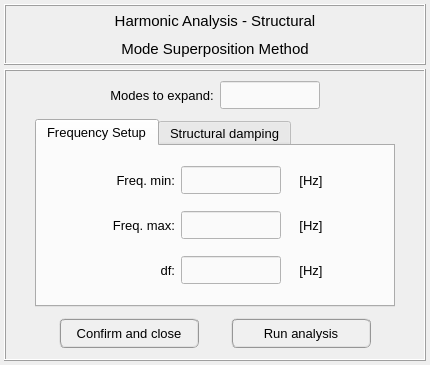
<?xml version="1.0" encoding="UTF-8"?>
<ui version="4.0">
 <class>Dialog</class>
 <widget class="QDialog" name="Dialog">
  <property name="windowModality">
   <enum>Qt::NonModal</enum>
  </property>
  <property name="geometry">
   <rect>
    <x>0</x>
    <y>0</y>
    <width>430</width>
    <height>365</height>
   </rect>
  </property>
  <property name="sizePolicy">
   <sizepolicy hsizetype="Fixed" vsizetype="Fixed">
    <horstretch>0</horstretch>
    <verstretch>0</verstretch>
   </sizepolicy>
  </property>
  <property name="minimumSize">
   <size>
    <width>430</width>
    <height>360</height>
   </size>
  </property>
  <property name="maximumSize">
   <size>
    <width>430</width>
    <height>365</height>
   </size>
  </property>
  <property name="contextMenuPolicy">
   <enum>Qt::DefaultContextMenu</enum>
  </property>
  <property name="windowTitle">
   <string>Harmonic analysis setup</string>
  </property>
  <property name="windowIcon">
   <iconset>
    <normaloff>../../../../../../../Downloads/load - Copia.png</normaloff>../../../../../../../Downloads/load - Copia.png</iconset>
  </property>
  <property name="whatsThis">
   <string/>
  </property>
  <layout class="QGridLayout" name="gridLayout_2">
   <property name="leftMargin">
    <number>4</number>
   </property>
   <property name="topMargin">
    <number>4</number>
   </property>
   <property name="rightMargin">
    <number>4</number>
   </property>
   <property name="bottomMargin">
    <number>4</number>
   </property>
   <property name="spacing">
    <number>4</number>
   </property>
   <item row="0" column="0">
    <widget class="QFrame" name="frame_3">
     <property name="minimumSize">
      <size>
       <width>300</width>
       <height>61</height>
      </size>
     </property>
     <property name="maximumSize">
      <size>
       <width>430</width>
       <height>61</height>
      </size>
     </property>
     <property name="frameShape">
      <enum>QFrame::Box</enum>
     </property>
     <property name="frameShadow">
      <enum>QFrame::Raised</enum>
     </property>
     <property name="lineWidth">
      <number>1</number>
     </property>
     <layout class="QGridLayout" name="gridLayout">
      <property name="leftMargin">
       <number>2</number>
      </property>
      <property name="topMargin">
       <number>2</number>
      </property>
      <property name="rightMargin">
       <number>2</number>
      </property>
      <property name="bottomMargin">
       <number>2</number>
      </property>
      <property name="spacing">
       <number>2</number>
      </property>
      <item row="0" column="0">
       <widget class="QLabel" name="label_title">
        <property name="font">
         <font>
          <family>MS Shell Dlg 2</family>
          <pointsize>11</pointsize>
          <weight>50</weight>
          <italic>false</italic>
          <bold>false</bold>
         </font>
        </property>
        <property name="text">
         <string>Harmonic Analysis - Structural</string>
        </property>
        <property name="textFormat">
         <enum>Qt::AutoText</enum>
        </property>
        <property name="alignment">
         <set>Qt::AlignCenter</set>
        </property>
       </widget>
      </item>
      <item row="1" column="0">
       <widget class="QLabel" name="label_subtitle">
        <property name="font">
         <font>
          <family>MS Shell Dlg 2</family>
          <pointsize>11</pointsize>
          <weight>50</weight>
          <italic>false</italic>
          <bold>false</bold>
         </font>
        </property>
        <property name="text">
         <string>Mode Superposition Method</string>
        </property>
        <property name="textFormat">
         <enum>Qt::AutoText</enum>
        </property>
        <property name="alignment">
         <set>Qt::AlignCenter</set>
        </property>
       </widget>
      </item>
     </layout>
    </widget>
   </item>
   <item row="1" column="0">
    <widget class="QFrame" name="frame_2">
     <property name="frameShape">
      <enum>QFrame::Box</enum>
     </property>
     <property name="frameShadow">
      <enum>QFrame::Raised</enum>
     </property>
     <layout class="QGridLayout" name="gridLayout_9">
      <property name="topMargin">
       <number>6</number>
      </property>
      <property name="bottomMargin">
       <number>6</number>
      </property>
      <item row="0" column="0">
       <widget class="QFrame" name="frame_7">
        <property name="minimumSize">
         <size>
          <width>360</width>
          <height>36</height>
         </size>
        </property>
        <property name="maximumSize">
         <size>
          <width>360</width>
          <height>36</height>
         </size>
        </property>
        <property name="frameShape">
         <enum>QFrame::NoFrame</enum>
        </property>
        <property name="frameShadow">
         <enum>QFrame::Raised</enum>
        </property>
        <layout class="QGridLayout" name="gridLayout_8">
         <property name="leftMargin">
          <number>2</number>
         </property>
         <property name="topMargin">
          <number>2</number>
         </property>
         <property name="rightMargin">
          <number>2</number>
         </property>
         <property name="bottomMargin">
          <number>2</number>
         </property>
         <property name="horizontalSpacing">
          <number>6</number>
         </property>
         <property name="verticalSpacing">
          <number>2</number>
         </property>
         <item row="0" column="1">
          <widget class="QLabel" name="label_2">
           <property name="minimumSize">
            <size>
             <width>0</width>
             <height>28</height>
            </size>
           </property>
           <property name="maximumSize">
            <size>
             <width>16777215</width>
             <height>28</height>
            </size>
           </property>
           <property name="font">
            <font>
             <family>MS Shell Dlg 2</family>
             <pointsize>10</pointsize>
             <weight>50</weight>
             <italic>false</italic>
             <bold>false</bold>
            </font>
           </property>
           <property name="text">
            <string>Modes to expand:</string>
           </property>
           <property name="alignment">
            <set>Qt::AlignCenter</set>
           </property>
          </widget>
         </item>
         <item row="0" column="2">
          <widget class="QLineEdit" name="lineEdit_modes">
           <property name="minimumSize">
            <size>
             <width>100</width>
             <height>28</height>
            </size>
           </property>
           <property name="maximumSize">
            <size>
             <width>100</width>
             <height>28</height>
            </size>
           </property>
           <property name="font">
            <font>
             <family>MS Shell Dlg 2</family>
             <pointsize>10</pointsize>
             <weight>50</weight>
             <italic>false</italic>
             <bold>false</bold>
            </font>
           </property>
           <property name="styleSheet">
            <string notr="true">QLineEdit{color: rgb(0, 0, 0); background-color: rgb(250, 250, 250)}
QLineEdit:disabled{color: rgb(100, 100, 100); background-color: rgb(220, 220, 220)}</string>
           </property>
           <property name="alignment">
            <set>Qt::AlignCenter</set>
           </property>
          </widget>
         </item>
         <item row="0" column="3">
          <widget class="QFrame" name="frame_9">
           <property name="minimumSize">
            <size>
             <width>0</width>
             <height>28</height>
            </size>
           </property>
           <property name="maximumSize">
            <size>
             <width>16777215</width>
             <height>28</height>
            </size>
           </property>
           <property name="frameShape">
            <enum>QFrame::NoFrame</enum>
           </property>
           <property name="frameShadow">
            <enum>QFrame::Raised</enum>
           </property>
          </widget>
         </item>
         <item row="0" column="0">
          <widget class="QFrame" name="frame_10">
           <property name="frameShape">
            <enum>QFrame::NoFrame</enum>
           </property>
           <property name="frameShadow">
            <enum>QFrame::Raised</enum>
           </property>
          </widget>
         </item>
        </layout>
       </widget>
      </item>
      <item row="1" column="0">
       <widget class="QTabWidget" name="tabWidget">
        <property name="minimumSize">
         <size>
          <width>360</width>
          <height>188</height>
         </size>
        </property>
        <property name="maximumSize">
         <size>
          <width>360</width>
          <height>188</height>
         </size>
        </property>
        <property name="font">
         <font>
          <family>MS Shell Dlg 2</family>
          <pointsize>10</pointsize>
          <weight>50</weight>
          <italic>false</italic>
          <bold>false</bold>
         </font>
        </property>
        <property name="currentIndex">
         <number>0</number>
        </property>
        <widget class="QWidget" name="tab_2">
         <attribute name="title">
          <string>Frequency Setup</string>
         </attribute>
         <layout class="QGridLayout" name="gridLayout_5">
          <item row="2" column="3">
           <widget class="QLabel" name="label_26">
            <property name="minimumSize">
             <size>
              <width>48</width>
              <height>28</height>
             </size>
            </property>
            <property name="maximumSize">
             <size>
              <width>48</width>
              <height>28</height>
             </size>
            </property>
            <property name="font">
             <font>
              <pointsize>10</pointsize>
              <italic>false</italic>
             </font>
            </property>
            <property name="text">
             <string>[Hz]</string>
            </property>
            <property name="alignment">
             <set>Qt::AlignCenter</set>
            </property>
           </widget>
          </item>
          <item row="1" column="3">
           <widget class="QLabel" name="label_25">
            <property name="minimumSize">
             <size>
              <width>48</width>
              <height>28</height>
             </size>
            </property>
            <property name="maximumSize">
             <size>
              <width>48</width>
              <height>28</height>
             </size>
            </property>
            <property name="font">
             <font>
              <pointsize>10</pointsize>
              <italic>false</italic>
             </font>
            </property>
            <property name="text">
             <string>[Hz]</string>
            </property>
            <property name="alignment">
             <set>Qt::AlignCenter</set>
            </property>
           </widget>
          </item>
          <item row="2" column="2">
           <widget class="QLineEdit" name="lineEdit_step">
            <property name="minimumSize">
             <size>
              <width>100</width>
              <height>28</height>
             </size>
            </property>
            <property name="maximumSize">
             <size>
              <width>100</width>
              <height>28</height>
             </size>
            </property>
            <property name="font">
             <font>
              <family>MS Shell Dlg 2</family>
              <pointsize>10</pointsize>
              <weight>50</weight>
              <italic>false</italic>
              <bold>false</bold>
             </font>
            </property>
            <property name="styleSheet">
             <string notr="true">QLineEdit{color: rgb(0, 0, 0); background-color: rgb(250, 250, 250)}
QLineEdit:disabled{color: rgb(100, 100, 100); background-color: rgb(220, 220, 220)}</string>
            </property>
            <property name="alignment">
             <set>Qt::AlignCenter</set>
            </property>
           </widget>
          </item>
          <item row="1" column="2">
           <widget class="QLineEdit" name="lineEdit_max">
            <property name="minimumSize">
             <size>
              <width>100</width>
              <height>28</height>
             </size>
            </property>
            <property name="maximumSize">
             <size>
              <width>100</width>
              <height>28</height>
             </size>
            </property>
            <property name="font">
             <font>
              <family>MS Shell Dlg 2</family>
              <pointsize>10</pointsize>
              <weight>50</weight>
              <italic>false</italic>
              <bold>false</bold>
             </font>
            </property>
            <property name="styleSheet">
             <string notr="true">QLineEdit{color: rgb(0, 0, 0); background-color: rgb(250, 250, 250)}
QLineEdit:disabled{color: rgb(100, 100, 100); background-color: rgb(220, 220, 220)}</string>
            </property>
            <property name="alignment">
             <set>Qt::AlignCenter</set>
            </property>
           </widget>
          </item>
          <item row="0" column="3">
           <widget class="QLabel" name="label_24">
            <property name="minimumSize">
             <size>
              <width>48</width>
              <height>28</height>
             </size>
            </property>
            <property name="maximumSize">
             <size>
              <width>48</width>
              <height>28</height>
             </size>
            </property>
            <property name="font">
             <font>
              <pointsize>10</pointsize>
              <italic>false</italic>
             </font>
            </property>
            <property name="text">
             <string>[Hz]</string>
            </property>
            <property name="alignment">
             <set>Qt::AlignCenter</set>
            </property>
           </widget>
          </item>
          <item row="0" column="1">
           <widget class="QLabel" name="label_22">
            <property name="minimumSize">
             <size>
              <width>80</width>
              <height>28</height>
             </size>
            </property>
            <property name="maximumSize">
             <size>
              <width>100</width>
              <height>28</height>
             </size>
            </property>
            <property name="font">
             <font>
              <pointsize>10</pointsize>
              <italic>false</italic>
              <kerning>false</kerning>
             </font>
            </property>
            <property name="text">
             <string>Freq. min:</string>
            </property>
            <property name="alignment">
             <set>Qt::AlignRight|Qt::AlignTrailing|Qt::AlignVCenter</set>
            </property>
           </widget>
          </item>
          <item row="0" column="2">
           <widget class="QLineEdit" name="lineEdit_min">
            <property name="minimumSize">
             <size>
              <width>100</width>
              <height>28</height>
             </size>
            </property>
            <property name="maximumSize">
             <size>
              <width>100</width>
              <height>28</height>
             </size>
            </property>
            <property name="font">
             <font>
              <family>MS Shell Dlg 2</family>
              <pointsize>10</pointsize>
              <weight>50</weight>
              <italic>false</italic>
              <bold>false</bold>
             </font>
            </property>
            <property name="styleSheet">
             <string notr="true">QLineEdit{color: rgb(0, 0, 0); background-color: rgb(250, 250, 250)}
QLineEdit:disabled{color: rgb(100, 100, 100); background-color: rgb(220, 220, 220)}</string>
            </property>
            <property name="alignment">
             <set>Qt::AlignCenter</set>
            </property>
           </widget>
          </item>
          <item row="1" column="1">
           <widget class="QLabel" name="label_23">
            <property name="minimumSize">
             <size>
              <width>80</width>
              <height>28</height>
             </size>
            </property>
            <property name="maximumSize">
             <size>
              <width>100</width>
              <height>28</height>
             </size>
            </property>
            <property name="font">
             <font>
              <pointsize>10</pointsize>
              <italic>false</italic>
              <kerning>false</kerning>
             </font>
            </property>
            <property name="text">
             <string>Freq. max:</string>
            </property>
            <property name="alignment">
             <set>Qt::AlignRight|Qt::AlignTrailing|Qt::AlignVCenter</set>
            </property>
           </widget>
          </item>
          <item row="2" column="1">
           <widget class="QLabel" name="label_21">
            <property name="minimumSize">
             <size>
              <width>80</width>
              <height>28</height>
             </size>
            </property>
            <property name="maximumSize">
             <size>
              <width>100</width>
              <height>28</height>
             </size>
            </property>
            <property name="font">
             <font>
              <pointsize>10</pointsize>
              <italic>false</italic>
              <kerning>false</kerning>
             </font>
            </property>
            <property name="text">
             <string>df:</string>
            </property>
            <property name="alignment">
             <set>Qt::AlignRight|Qt::AlignTrailing|Qt::AlignVCenter</set>
            </property>
           </widget>
          </item>
          <item row="0" column="0">
           <spacer name="horizontalSpacer_3">
            <property name="orientation">
             <enum>Qt::Horizontal</enum>
            </property>
            <property name="sizeHint" stdset="0">
             <size>
              <width>40</width>
              <height>20</height>
             </size>
            </property>
           </spacer>
          </item>
          <item row="0" column="4">
           <spacer name="horizontalSpacer_4">
            <property name="orientation">
             <enum>Qt::Horizontal</enum>
            </property>
            <property name="sizeHint" stdset="0">
             <size>
              <width>40</width>
              <height>20</height>
             </size>
            </property>
           </spacer>
          </item>
         </layout>
        </widget>
        <widget class="QWidget" name="widget">
         <attribute name="title">
          <string>Structural damping</string>
         </attribute>
         <layout class="QGridLayout" name="gridLayout_4">
          <item row="1" column="4">
           <layout class="QGridLayout" name="gridLayout_13">
            <item row="0" column="0">
             <widget class="QLabel" name="label_16">
              <property name="minimumSize">
               <size>
                <width>0</width>
                <height>26</height>
               </size>
              </property>
              <property name="maximumSize">
               <size>
                <width>16777215</width>
                <height>26</height>
               </size>
              </property>
              <property name="font">
               <font>
                <family>MS Shell Dlg 2</family>
                <pointsize>10</pointsize>
                <weight>50</weight>
                <italic>false</italic>
                <bold>false</bold>
               </font>
              </property>
              <property name="text">
               <string>[1/s²]</string>
              </property>
              <property name="alignment">
               <set>Qt::AlignCenter</set>
              </property>
             </widget>
            </item>
            <item row="1" column="0">
             <widget class="QLabel" name="label_17">
              <property name="minimumSize">
               <size>
                <width>0</width>
                <height>26</height>
               </size>
              </property>
              <property name="maximumSize">
               <size>
                <width>16777215</width>
                <height>26</height>
               </size>
              </property>
              <property name="font">
               <font>
                <family>MS Shell Dlg 2</family>
                <pointsize>10</pointsize>
                <weight>50</weight>
                <italic>false</italic>
                <bold>false</bold>
               </font>
              </property>
              <property name="text">
               <string>[-]</string>
              </property>
              <property name="alignment">
               <set>Qt::AlignCenter</set>
              </property>
             </widget>
            </item>
           </layout>
          </item>
          <item row="0" column="2">
           <layout class="QGridLayout" name="gridLayout_15">
            <item row="0" column="0">
             <widget class="QLabel" name="label_10">
              <property name="minimumSize">
               <size>
                <width>40</width>
                <height>26</height>
               </size>
              </property>
              <property name="maximumSize">
               <size>
                <width>40</width>
                <height>26</height>
               </size>
              </property>
              <property name="font">
               <font>
                <family>Arial</family>
                <pointsize>11</pointsize>
                <weight>50</weight>
                <italic>false</italic>
                <bold>false</bold>
               </font>
              </property>
              <property name="text">
               <string>&lt;html&gt;&lt;head/&gt;&lt;body&gt;&lt;p align=&quot;center&quot;&gt;&lt;span style=&quot; font-size:10pt;&quot;&gt;α&lt;/span&gt;&lt;span style=&quot; font-size:10pt; vertical-align:sub;&quot;&gt;v&lt;/span&gt;&lt;span style=&quot; font-size:10pt;&quot;&gt;:&lt;/span&gt;&lt;/p&gt;&lt;/body&gt;&lt;/html&gt;</string>
              </property>
              <property name="alignment">
               <set>Qt::AlignCenter</set>
              </property>
             </widget>
            </item>
            <item row="1" column="0">
             <widget class="QLabel" name="label_11">
              <property name="minimumSize">
               <size>
                <width>40</width>
                <height>26</height>
               </size>
              </property>
              <property name="maximumSize">
               <size>
                <width>40</width>
                <height>26</height>
               </size>
              </property>
              <property name="font">
               <font>
                <family>Arial</family>
                <pointsize>11</pointsize>
                <weight>50</weight>
                <italic>false</italic>
                <bold>false</bold>
               </font>
              </property>
              <property name="text">
               <string>&lt;html&gt;&lt;head/&gt;&lt;body&gt;&lt;p align=&quot;center&quot;&gt;&lt;span style=&quot; font-size:10pt;&quot;&gt;β&lt;/span&gt;&lt;span style=&quot; font-size:10pt; vertical-align:sub;&quot;&gt;v&lt;/span&gt;&lt;span style=&quot; font-size:10pt;&quot;&gt;:&lt;/span&gt;&lt;/p&gt;&lt;/body&gt;&lt;/html&gt;</string>
              </property>
              <property name="alignment">
               <set>Qt::AlignCenter</set>
              </property>
             </widget>
            </item>
           </layout>
          </item>
          <item row="1" column="1">
           <layout class="QVBoxLayout" name="verticalLayout_6">
            <item>
             <widget class="QLabel" name="label_9">
              <property name="font">
               <font>
                <family>MS Shell Dlg 2</family>
                <pointsize>10</pointsize>
                <weight>50</weight>
                <italic>false</italic>
                <bold>false</bold>
               </font>
              </property>
              <property name="text">
               <string>Proportional
hysteretic</string>
              </property>
              <property name="alignment">
               <set>Qt::AlignCenter</set>
              </property>
             </widget>
            </item>
           </layout>
          </item>
          <item row="0" column="3">
           <layout class="QGridLayout" name="gridLayout_11">
            <item row="0" column="0">
             <widget class="QLineEdit" name="lineEdit_av">
              <property name="minimumSize">
               <size>
                <width>100</width>
                <height>26</height>
               </size>
              </property>
              <property name="maximumSize">
               <size>
                <width>100</width>
                <height>26</height>
               </size>
              </property>
              <property name="font">
               <font>
                <family>MS Shell Dlg 2</family>
                <pointsize>10</pointsize>
                <weight>50</weight>
                <italic>false</italic>
                <bold>false</bold>
               </font>
              </property>
              <property name="styleSheet">
               <string notr="true">QLineEdit{color: rgb(0, 0, 0); background-color: rgb(250, 250, 250)}
QLineEdit:disabled{color: rgb(100, 100, 100); background-color: rgb(220, 220, 220)}</string>
              </property>
              <property name="alignment">
               <set>Qt::AlignCenter</set>
              </property>
             </widget>
            </item>
            <item row="1" column="0">
             <widget class="QLineEdit" name="lineEdit_bv">
              <property name="minimumSize">
               <size>
                <width>100</width>
                <height>26</height>
               </size>
              </property>
              <property name="maximumSize">
               <size>
                <width>100</width>
                <height>26</height>
               </size>
              </property>
              <property name="font">
               <font>
                <family>MS Shell Dlg 2</family>
                <pointsize>10</pointsize>
                <weight>50</weight>
                <italic>false</italic>
                <bold>false</bold>
               </font>
              </property>
              <property name="styleSheet">
               <string notr="true">QLineEdit{color: rgb(0, 0, 0); background-color: rgb(250, 250, 250)}
QLineEdit:disabled{color: rgb(100, 100, 100); background-color: rgb(220, 220, 220)}</string>
              </property>
              <property name="alignment">
               <set>Qt::AlignCenter</set>
              </property>
             </widget>
            </item>
           </layout>
          </item>
          <item row="0" column="5">
           <spacer name="horizontalSpacer">
            <property name="orientation">
             <enum>Qt::Horizontal</enum>
            </property>
            <property name="sizeHint" stdset="0">
             <size>
              <width>40</width>
              <height>20</height>
             </size>
            </property>
           </spacer>
          </item>
          <item row="1" column="3">
           <layout class="QGridLayout" name="gridLayout_10">
            <item row="0" column="0">
             <widget class="QLineEdit" name="lineEdit_ah">
              <property name="minimumSize">
               <size>
                <width>100</width>
                <height>26</height>
               </size>
              </property>
              <property name="maximumSize">
               <size>
                <width>100</width>
                <height>26</height>
               </size>
              </property>
              <property name="font">
               <font>
                <family>MS Shell Dlg 2</family>
                <pointsize>10</pointsize>
                <weight>50</weight>
                <italic>false</italic>
                <bold>false</bold>
               </font>
              </property>
              <property name="styleSheet">
               <string notr="true">QLineEdit{color: rgb(0, 0, 0); background-color: rgb(250, 250, 250)}
QLineEdit:disabled{color: rgb(100, 100, 100); background-color: rgb(220, 220, 220)}</string>
              </property>
              <property name="alignment">
               <set>Qt::AlignCenter</set>
              </property>
             </widget>
            </item>
            <item row="1" column="0">
             <widget class="QLineEdit" name="lineEdit_bh">
              <property name="minimumSize">
               <size>
                <width>100</width>
                <height>26</height>
               </size>
              </property>
              <property name="maximumSize">
               <size>
                <width>100</width>
                <height>26</height>
               </size>
              </property>
              <property name="font">
               <font>
                <family>MS Shell Dlg 2</family>
                <pointsize>10</pointsize>
                <weight>50</weight>
                <italic>false</italic>
                <bold>false</bold>
               </font>
              </property>
              <property name="styleSheet">
               <string notr="true">QLineEdit{color: rgb(0, 0, 0); background-color: rgb(250, 250, 250)}
QLineEdit:disabled{color: rgb(100, 100, 100); background-color: rgb(220, 220, 220)}</string>
              </property>
              <property name="alignment">
               <set>Qt::AlignCenter</set>
              </property>
             </widget>
            </item>
           </layout>
          </item>
          <item row="0" column="1">
           <layout class="QVBoxLayout" name="verticalLayout_5">
            <item>
             <widget class="QLabel" name="label_8">
              <property name="font">
               <font>
                <family>MS Shell Dlg 2</family>
                <pointsize>10</pointsize>
                <weight>50</weight>
                <italic>false</italic>
                <bold>false</bold>
               </font>
              </property>
              <property name="text">
               <string>Proportional
viscous</string>
              </property>
              <property name="alignment">
               <set>Qt::AlignCenter</set>
              </property>
             </widget>
            </item>
           </layout>
          </item>
          <item row="0" column="4">
           <layout class="QGridLayout" name="gridLayout_12">
            <item row="0" column="0">
             <widget class="QLabel" name="label_15">
              <property name="minimumSize">
               <size>
                <width>0</width>
                <height>26</height>
               </size>
              </property>
              <property name="maximumSize">
               <size>
                <width>16777215</width>
                <height>26</height>
               </size>
              </property>
              <property name="font">
               <font>
                <family>MS Shell Dlg 2</family>
                <pointsize>10</pointsize>
                <weight>50</weight>
                <italic>false</italic>
                <bold>false</bold>
               </font>
              </property>
              <property name="text">
               <string>[1/s]</string>
              </property>
              <property name="alignment">
               <set>Qt::AlignCenter</set>
              </property>
             </widget>
            </item>
            <item row="1" column="0">
             <widget class="QLabel" name="label_14">
              <property name="minimumSize">
               <size>
                <width>0</width>
                <height>26</height>
               </size>
              </property>
              <property name="maximumSize">
               <size>
                <width>16777215</width>
                <height>26</height>
               </size>
              </property>
              <property name="font">
               <font>
                <family>MS Shell Dlg 2</family>
                <pointsize>10</pointsize>
                <weight>50</weight>
                <italic>false</italic>
                <bold>false</bold>
               </font>
              </property>
              <property name="text">
               <string>[s]</string>
              </property>
              <property name="alignment">
               <set>Qt::AlignCenter</set>
              </property>
             </widget>
            </item>
           </layout>
          </item>
          <item row="1" column="2">
           <layout class="QGridLayout" name="gridLayout_14">
            <item row="0" column="0">
             <widget class="QLabel" name="label_13">
              <property name="minimumSize">
               <size>
                <width>40</width>
                <height>26</height>
               </size>
              </property>
              <property name="maximumSize">
               <size>
                <width>40</width>
                <height>26</height>
               </size>
              </property>
              <property name="font">
               <font>
                <family>Arial</family>
                <pointsize>11</pointsize>
                <weight>50</weight>
                <italic>false</italic>
                <bold>false</bold>
               </font>
              </property>
              <property name="text">
               <string>&lt;html&gt;&lt;head/&gt;&lt;body&gt;&lt;p align=&quot;center&quot;&gt;&lt;span style=&quot; font-size:10pt;&quot;&gt;α&lt;/span&gt;&lt;span style=&quot; font-size:10pt; vertical-align:sub;&quot;&gt;h&lt;/span&gt;&lt;span style=&quot; font-size:10pt;&quot;&gt;:&lt;/span&gt;&lt;/p&gt;&lt;/body&gt;&lt;/html&gt;</string>
              </property>
              <property name="alignment">
               <set>Qt::AlignCenter</set>
              </property>
             </widget>
            </item>
            <item row="1" column="0">
             <widget class="QLabel" name="label_12">
              <property name="minimumSize">
               <size>
                <width>40</width>
                <height>26</height>
               </size>
              </property>
              <property name="maximumSize">
               <size>
                <width>40</width>
                <height>26</height>
               </size>
              </property>
              <property name="font">
               <font>
                <family>Arial</family>
                <pointsize>11</pointsize>
                <weight>50</weight>
                <italic>false</italic>
                <bold>false</bold>
               </font>
              </property>
              <property name="text">
               <string>&lt;html&gt;&lt;head/&gt;&lt;body&gt;&lt;p align=&quot;center&quot;&gt;&lt;span style=&quot; font-size:10pt;&quot;&gt;β&lt;/span&gt;&lt;span style=&quot; font-size:10pt; vertical-align:sub;&quot;&gt;h&lt;/span&gt;&lt;span style=&quot; font-size:10pt;&quot;&gt;:&lt;/span&gt;&lt;/p&gt;&lt;/body&gt;&lt;/html&gt;</string>
              </property>
              <property name="alignment">
               <set>Qt::AlignCenter</set>
              </property>
             </widget>
            </item>
           </layout>
          </item>
          <item row="0" column="0">
           <spacer name="horizontalSpacer_2">
            <property name="orientation">
             <enum>Qt::Horizontal</enum>
            </property>
            <property name="sizeHint" stdset="0">
             <size>
              <width>40</width>
              <height>20</height>
             </size>
            </property>
           </spacer>
          </item>
         </layout>
        </widget>
       </widget>
      </item>
      <item row="2" column="0">
       <widget class="QFrame" name="frame">
        <property name="minimumSize">
         <size>
          <width>360</width>
          <height>0</height>
         </size>
        </property>
        <property name="maximumSize">
         <size>
          <width>360</width>
          <height>16777215</height>
         </size>
        </property>
        <property name="frameShape">
         <enum>QFrame::NoFrame</enum>
        </property>
        <property name="frameShadow">
         <enum>QFrame::Raised</enum>
        </property>
        <layout class="QGridLayout" name="gridLayout_3">
         <property name="leftMargin">
          <number>4</number>
         </property>
         <property name="topMargin">
          <number>4</number>
         </property>
         <property name="rightMargin">
          <number>4</number>
         </property>
         <property name="bottomMargin">
          <number>4</number>
         </property>
         <property name="horizontalSpacing">
          <number>12</number>
         </property>
         <property name="verticalSpacing">
          <number>4</number>
         </property>
         <item row="0" column="0">
          <widget class="QPushButton" name="pushButton_confirm_close">
           <property name="minimumSize">
            <size>
             <width>140</width>
             <height>30</height>
            </size>
           </property>
           <property name="maximumSize">
            <size>
             <width>140</width>
             <height>30</height>
            </size>
           </property>
           <property name="font">
            <font>
             <family>MS Shell Dlg 2</family>
             <pointsize>10</pointsize>
             <weight>9</weight>
             <italic>false</italic>
             <bold>false</bold>
            </font>
           </property>
           <property name="styleSheet">
            <string notr="true">QPushButton{border-radius: 6px; border-color: rgb(150, 150, 150); border-style: ridge; border-width: 2px; color: rgb(0, 0, 0); background-color: rgb(240, 240, 240)}
QPushButton:hover{border-radius: 6px; border-color: rgb(0, 170, 255); border-style: ridge; border-width: 2px; color: rgb(0, 0, 0); background-color: rgba(174, 213, 255, 100)}
QPushButton:pressed{border-radius: 6px; border-color: rgb(0, 170, 255); border-style: ridge; border-width: 2px; color: rgb(0, 0, 0); background-color: rgb(174, 213, 255)}
QPushButton:disabled{border-radius: 6px; border-color: rgb(150, 150, 150); border-style: ridge; border-width: 0px; color: rgb(150,150, 150); background-color: rgb(220, 220, 220)}</string>
           </property>
           <property name="text">
            <string>Confirm and close</string>
           </property>
          </widget>
         </item>
         <item row="0" column="1">
          <widget class="QPushButton" name="pushButton_confirm_run_analysis">
           <property name="minimumSize">
            <size>
             <width>140</width>
             <height>30</height>
            </size>
           </property>
           <property name="maximumSize">
            <size>
             <width>140</width>
             <height>30</height>
            </size>
           </property>
           <property name="font">
            <font>
             <family>MS Shell Dlg 2</family>
             <pointsize>10</pointsize>
             <weight>9</weight>
             <italic>false</italic>
             <bold>false</bold>
            </font>
           </property>
           <property name="styleSheet">
            <string notr="true">QPushButton{border-radius: 6px; border-color: rgb(150, 150, 150); border-style: ridge; border-width: 2px; color: rgb(0, 0, 0); background-color: rgb(240, 240, 240)}
QPushButton:hover{border-radius: 6px; border-color: rgb(0, 170, 255); border-style: ridge; border-width: 2px; color: rgb(0, 0, 0); background-color: rgba(174, 213, 255, 100)}
QPushButton:pressed{border-radius: 6px; border-color: rgb(0, 170, 255); border-style: ridge; border-width: 2px; color: rgb(0, 0, 0); background-color: rgb(174, 213, 255)}
QPushButton:disabled{border-radius: 6px; border-color: rgb(150, 150, 150); border-style: ridge; border-width: 0px; color: rgb(150,150, 150); background-color: rgb(220, 220, 220)}</string>
           </property>
           <property name="text">
            <string>Run analysis</string>
           </property>
          </widget>
         </item>
        </layout>
       </widget>
      </item>
     </layout>
    </widget>
   </item>
  </layout>
 </widget>
 <resources/>
 <connections/>
</ui>
